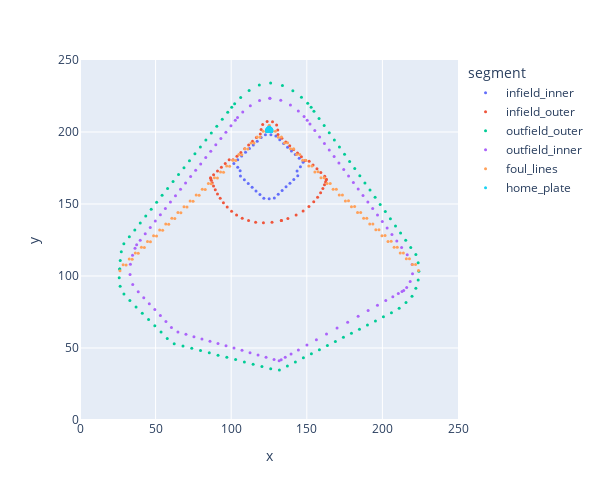

The cell this chart's notebook holds for it:
### Code cell
fig = px.scatter(angels, x='x', y='y', color='segment')
fig.update_layout(
    xaxis_range=[0, 250], yaxis_range=[0, 250],
    autosize=False,
    width=600,
    height=500)
fig.update_traces(marker={'size': 3})
fig.show()
